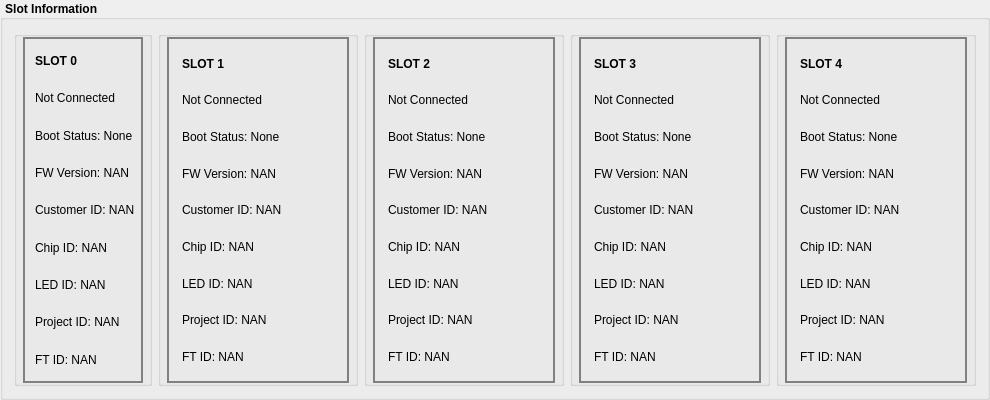
             <widget class="QGroupBox" name="InfoGroupBox">
              <property name="minimumSize">
               <size>
                <width>0</width>
                <height>400</height>
               </size>
              </property>
              <property name="styleSheet">
               <string notr="true">QGroupBox{ font-weight: bold; }</string>
              </property>
              <property name="title">
               <string> Slot Information</string>
              </property>
              <layout class="QHBoxLayout" name="horizontalLayout_2" stretch="1,1,1,1,1">
               <item>
                <widget class="QGroupBox" name="SlotGroupBox_0">
                 <property name="minimumSize">
                  <size>
                   <width>0</width>
                   <height>132</height>
                  </size>
                 </property>
                 <layout class="QVBoxLayout" name="Slot_0_Layout">
                  <property name="leftMargin">
                   <number>6</number>
                  </property>
                  <property name="topMargin">
                   <number>0</number>
                  </property>
                  <property name="rightMargin">
                   <number>6</number>
                  </property>
                  <property name="bottomMargin">
                   <number>0</number>
                  </property>
                  <item>
                   <widget class="QFrame" name="Slot_0_2">
                    <property name="styleSheet">
                     <string notr="true">.QFrame { border: 2px solid gray; }</string>
                    </property>
                    <layout class="QVBoxLayout" name="verticalLayout_5">
                     <property name="leftMargin">
                      <number>6</number>
                     </property>
                     <property name="topMargin">
                      <number>6</number>
                     </property>
                     <property name="rightMargin">
                      <number>6</number>
                     </property>
                     <property name="bottomMargin">
                      <number>6</number>
                     </property>
                     <item>
                      <widget class="QLabel" name="label_5">
                       <property name="font">
                        <font>
                         <weight>75</weight>
                         <bold>true</bold>
                        </font>
                       </property>
                       <property name="text">
                        <string>SLOT 0</string>
                       </property>
                       <property name="indent">
                        <number>4</number>
                       </property>
                      </widget>
                     </item>
                     <item>
                      <widget class="QLabel" name="label_slot_0">
                       <property name="text">
                        <string>Not Connected</string>
                       </property>
                       <property name="indent">
                        <number>4</number>
                       </property>
                      </widget>
                     </item>
                     <item>
                      <widget class="QLabel" name="label_slot_0_rom">
                       <property name="text">
                        <string>Boot Status: None</string>
                       </property>
                       <property name="indent">
                        <number>4</number>
                       </property>
                      </widget>
                     </item>
                     <item>
                      <widget class="QLabel" name="label_slot_0_fw">
                       <property name="text">
                        <string>FW Version: NAN</string>
                       </property>
                       <property name="indent">
                        <number>4</number>
                       </property>
                      </widget>
                     </item>
                     <item>
                      <widget class="QLabel" name="label_slot_0_info_1">
                       <property name="text">
                        <string>Customer ID: NAN</string>
                       </property>
                       <property name="indent">
                        <number>4</number>
                       </property>
                      </widget>
                     </item>
                     <item>
                      <widget class="QLabel" name="label_slot_0_info_2">
                       <property name="text">
                        <string>Chip ID: NAN</string>
                       </property>
                       <property name="indent">
                        <number>4</number>
                       </property>
                      </widget>
                     </item>
                     <item>
                      <widget class="QLabel" name="label_slot_0_info_3">
                       <property name="text">
                        <string>LED ID: NAN</string>
                       </property>
                       <property name="indent">
                        <number>4</number>
                       </property>
                      </widget>
                     </item>
                     <item>
                      <widget class="QLabel" name="label_slot_0_info_4">
                       <property name="text">
                        <string>Project ID: NAN</string>
                       </property>
                       <property name="indent">
                        <number>4</number>
                       </property>
                      </widget>
                     </item>
                     <item>
                      <widget class="QLabel" name="label_slot_0_info_5">
                       <property name="text">
                        <string>FT ID: NAN</string>
                       </property>
                       <property name="indent">
                        <number>4</number>
                       </property>
                      </widget>
                     </item>
                    </layout>
                   </widget>
                  </item>
                 </layout>
                </widget>
               </item>
               <item>
                <widget class="QGroupBox" name="SlotGroupBox_1">
                 <property name="sizePolicy">
                  <sizepolicy hsizetype="Preferred" vsizetype="Preferred">
                   <horstretch>0</horstretch>
                   <verstretch>0</verstretch>
                  </sizepolicy>
                 </property>
                 <property name="minimumSize">
                  <size>
                   <width>0</width>
                   <height>132</height>
                  </size>
                 </property>
                 <property name="title">
                  <string/>
                 </property>
                 <layout class="QVBoxLayout" name="Slot_1_Layout" stretch="0">
                  <property name="spacing">
                   <number>4</number>
                  </property>
                  <property name="leftMargin">
                   <number>6</number>
                  </property>
                  <property name="topMargin">
                   <number>0</number>
                  </property>
                  <property name="rightMargin">
                   <number>6</number>
                  </property>
                  <property name="bottomMargin">
                   <number>0</number>
                  </property>
                  <item>
                   <widget class="QFrame" name="Slot_1_2">
                    <property name="minimumSize">
                     <size>
                      <width>0</width>
                      <height>60</height>
                     </size>
                    </property>
                    <property name="styleSheet">
                     <string notr="true">.QFrame { border: 2px solid gray; }</string>
                    </property>
                    <property name="frameShape">
                     <enum>QFrame::NoFrame</enum>
                    </property>
                    <property name="frameShadow">
                     <enum>QFrame::Plain</enum>
                    </property>
                    <layout class="QVBoxLayout" name="verticalLayout_14">
                     <item>
                      <widget class="QLabel" name="label_16">
                       <property name="font">
                        <font>
                         <weight>75</weight>
                         <bold>true</bold>
                        </font>
                       </property>
                       <property name="text">
                        <string>SLOT 1</string>
                       </property>
                       <property name="indent">
                        <number>4</number>
                       </property>
                      </widget>
                     </item>
                     <item>
                      <widget class="QLabel" name="label_slot_1">
                       <property name="minimumSize">
                        <size>
                         <width>160</width>
                         <height>0</height>
                        </size>
                       </property>
                       <property name="text">
                        <string>Not Connected</string>
                       </property>
                       <property name="margin">
                        <number>0</number>
                       </property>
                       <property name="indent">
                        <number>4</number>
                       </property>
                      </widget>
                     </item>
                     <item>
                      <widget class="QLabel" name="label_slot_1_rom">
                       <property name="text">
                        <string>Boot Status: None</string>
                       </property>
                       <property name="indent">
                        <number>4</number>
                       </property>
                      </widget>
                     </item>
                     <item>
                      <widget class="QLabel" name="label_slot_1_fw">
                       <property name="text">
                        <string>FW Version: NAN</string>
                       </property>
                       <property name="indent">
                        <number>4</number>
                       </property>
                      </widget>
                     </item>
                     <item>
                      <widget class="QLabel" name="label_slot_1_info_1">
                       <property name="text">
                        <string>Customer ID: NAN</string>
                       </property>
                       <property name="margin">
                        <number>0</number>
                       </property>
                       <property name="indent">
                        <number>4</number>
                       </property>
                      </widget>
                     </item>
                     <item>
                      <widget class="QLabel" name="label_slot_1_info_2">
                       <property name="text">
                        <string>Chip ID: NAN</string>
                       </property>
                       <property name="margin">
                        <number>0</number>
                       </property>
                       <property name="indent">
                        <number>4</number>
                       </property>
                      </widget>
                     </item>
                     <item>
                      <widget class="QLabel" name="label_slot_1_info_3">
                       <property name="text">
                        <string>LED ID: NAN</string>
                       </property>
                       <property name="margin">
                        <number>0</number>
                       </property>
                       <property name="indent">
                        <number>4</number>
                       </property>
                      </widget>
                     </item>
                     <item>
                      <widget class="QLabel" name="label_slot_1_info_4">
                       <property name="text">
                        <string>Project ID: NAN</string>
                       </property>
                       <property name="margin">
                        <number>0</number>
                       </property>
                       <property name="indent">
                        <number>4</number>
                       </property>
                      </widget>
                     </item>
                     <item>
                      <widget class="QLabel" name="label_slot_1_info_5">
                       <property name="text">
                        <string>FT ID: NAN</string>
                       </property>
                       <property name="margin">
                        <number>0</number>
                       </property>
                       <property name="indent">
                        <number>4</number>
                       </property>
                      </widget>
                     </item>
                    </layout>
                   </widget>
                  </item>
                 </layout>
                </widget>
               </item>
               <item>
                <widget class="QGroupBox" name="SlotGroupBox_2">
                 <property name="minimumSize">
                  <size>
                   <width>0</width>
                   <height>132</height>
                  </size>
                 </property>
                 <property name="title">
                  <string/>
                 </property>
                 <layout class="QVBoxLayout" name="Slot_2_Layout" stretch="0">
                  <property name="spacing">
                   <number>4</number>
                  </property>
                  <property name="leftMargin">
                   <number>6</number>
                  </property>
                  <property name="topMargin">
                   <number>0</number>
                  </property>
                  <property name="rightMargin">
                   <number>6</number>
                  </property>
                  <property name="bottomMargin">
                   <number>0</number>
                  </property>
                  <item>
                   <widget class="QFrame" name="Slot_2_2">
                    <property name="minimumSize">
                     <size>
                      <width>0</width>
                      <height>60</height>
                     </size>
                    </property>
                    <property name="styleSheet">
                     <string notr="true">.QFrame { border: 2px solid gray; }</string>
                    </property>
                    <property name="frameShape">
                     <enum>QFrame::Box</enum>
                    </property>
                    <property name="frameShadow">
                     <enum>QFrame::Sunken</enum>
                    </property>
                    <layout class="QVBoxLayout" name="verticalLayout_13">
                     <item>
                      <widget class="QLabel" name="label_18">
                       <property name="font">
                        <font>
                         <weight>75</weight>
                         <bold>true</bold>
                        </font>
                       </property>
                       <property name="text">
                        <string>SLOT 2</string>
                       </property>
                       <property name="indent">
                        <number>4</number>
                       </property>
                      </widget>
                     </item>
                     <item>
                      <widget class="QLabel" name="label_slot_2">
                       <property name="minimumSize">
                        <size>
                         <width>160</width>
                         <height>0</height>
                        </size>
                       </property>
                       <property name="text">
                        <string>Not Connected</string>
                       </property>
                       <property name="margin">
                        <number>0</number>
                       </property>
                       <property name="indent">
                        <number>4</number>
                       </property>
                      </widget>
                     </item>
                     <item>
                      <widget class="QLabel" name="label_slot_2_rom">
                       <property name="text">
                        <string>Boot Status: None</string>
                       </property>
                       <property name="indent">
                        <number>4</number>
                       </property>
                      </widget>
                     </item>
                     <item>
                      <widget class="QLabel" name="label_slot_2_fw">
                       <property name="text">
                        <string>FW Version: NAN</string>
                       </property>
                       <property name="indent">
                        <number>4</number>
                       </property>
                      </widget>
                     </item>
                     <item>
                      <widget class="QLabel" name="label_slot_2_info_1">
                       <property name="text">
                        <string>Customer ID: NAN</string>
                       </property>
                       <property name="margin">
                        <number>0</number>
                       </property>
                       <property name="indent">
                        <number>4</number>
                       </property>
                      </widget>
                     </item>
                     <item>
                      <widget class="QLabel" name="label_slot_2_info_2">
                       <property name="text">
                        <string>Chip ID: NAN</string>
                       </property>
                       <property name="margin">
                        <number>0</number>
                       </property>
                       <property name="indent">
                        <number>4</number>
                       </property>
                      </widget>
                     </item>
                     <item>
                      <widget class="QLabel" name="label_slot_2_info_3">
                       <property name="text">
                        <string>LED ID: NAN</string>
                       </property>
                       <property name="margin">
                        <number>0</number>
                       </property>
                       <property name="indent">
                        <number>4</number>
                       </property>
                      </widget>
                     </item>
                     <item>
                      <widget class="QLabel" name="label_slot_2_info_4">
                       <property name="text">
                        <string>Project ID: NAN</string>
                       </property>
                       <property name="margin">
                        <number>0</number>
                       </property>
                       <property name="indent">
                        <number>4</number>
                       </property>
                      </widget>
                     </item>
                     <item>
                      <widget class="QLabel" name="label_slot_2_info_5">
                       <property name="lineWidth">
                        <number>2</number>
                       </property>
                       <property name="midLineWidth">
                        <number>1</number>
                       </property>
                       <property name="text">
                        <string>FT ID: NAN</string>
                       </property>
                       <property name="margin">
                        <number>0</number>
                       </property>
                       <property name="indent">
                        <number>4</number>
                       </property>
                      </widget>
                     </item>
                    </layout>
                   </widget>
                  </item>
                 </layout>
                </widget>
               </item>
               <item>
                <widget class="QGroupBox" name="SlotGroupBox_3">
                 <property name="minimumSize">
                  <size>
                   <width>0</width>
                   <height>132</height>
                  </size>
                 </property>
                 <property name="title">
                  <string/>
                 </property>
                 <property name="alignment">
                  <set>Qt::AlignBottom|Qt::AlignLeading|Qt::AlignLeft</set>
                 </property>
                 <layout class="QVBoxLayout" name="Slot_3_Layout" stretch="0">
                  <property name="spacing">
                   <number>4</number>
                  </property>
                  <property name="leftMargin">
                   <number>6</number>
                  </property>
                  <property name="topMargin">
                   <number>0</number>
                  </property>
                  <property name="rightMargin">
                   <number>6</number>
                  </property>
                  <property name="bottomMargin">
                   <number>0</number>
                  </property>
                  <item>
                   <widget class="QFrame" name="Slot_3_2">
                    <property name="minimumSize">
                     <size>
                      <width>0</width>
                      <height>60</height>
                     </size>
                    </property>
                    <property name="styleSheet">
                     <string notr="true">.QFrame { border: 2px solid gray; }</string>
                    </property>
                    <property name="frameShape">
                     <enum>QFrame::NoFrame</enum>
                    </property>
                    <property name="frameShadow">
                     <enum>QFrame::Plain</enum>
                    </property>
                    <layout class="QVBoxLayout" name="verticalLayout_10">
                     <item>
                      <widget class="QLabel" name="label_19">
                       <property name="font">
                        <font>
                         <weight>75</weight>
                         <bold>true</bold>
                        </font>
                       </property>
                       <property name="text">
                        <string>SLOT 3</string>
                       </property>
                       <property name="indent">
                        <number>4</number>
                       </property>
                      </widget>
                     </item>
                     <item>
                      <widget class="QLabel" name="label_slot_3">
                       <property name="minimumSize">
                        <size>
                         <width>160</width>
                         <height>0</height>
                        </size>
                       </property>
                       <property name="text">
                        <string>Not Connected</string>
                       </property>
                       <property name="margin">
                        <number>0</number>
                       </property>
                       <property name="indent">
                        <number>4</number>
                       </property>
                      </widget>
                     </item>
                     <item>
                      <widget class="QLabel" name="label_slot_3_rom">
                       <property name="text">
                        <string>Boot Status: None</string>
                       </property>
                       <property name="indent">
                        <number>4</number>
                       </property>
                      </widget>
                     </item>
                     <item>
                      <widget class="QLabel" name="label_slot_3_fw">
                       <property name="text">
                        <string>FW Version: NAN</string>
                       </property>
                       <property name="indent">
                        <number>4</number>
                       </property>
                      </widget>
                     </item>
                     <item>
                      <widget class="QLabel" name="label_slot_3_info_1">
                       <property name="text">
                        <string>Customer ID: NAN</string>
                       </property>
                       <property name="margin">
                        <number>0</number>
                       </property>
                       <property name="indent">
                        <number>4</number>
                       </property>
                      </widget>
                     </item>
                     <item>
                      <widget class="QLabel" name="label_slot_3_info_2">
                       <property name="text">
                        <string>Chip ID: NAN</string>
                       </property>
                       <property name="margin">
                        <number>0</number>
                       </property>
                       <property name="indent">
                        <number>4</number>
                       </property>
                      </widget>
                     </item>
                     <item>
                      <widget class="QLabel" name="label_slot_3_info_3">
                       <property name="text">
                        <string>LED ID: NAN</string>
                       </property>
                       <property name="margin">
                        <number>0</number>
                       </property>
                       <property name="indent">
                        <number>4</number>
                       </property>
                      </widget>
                     </item>
                     <item>
                      <widget class="QLabel" name="label_slot_3_info_4">
                       <property name="text">
                        <string>Project ID: NAN</string>
                       </property>
                       <property name="margin">
                        <number>0</number>
                       </property>
                       <property name="indent">
                        <number>4</number>
                       </property>
                      </widget>
                     </item>
                     <item>
                      <widget class="QLabel" name="label_slot_3_info_5">
                       <property name="text">
                        <string>FT ID: NAN</string>
                       </property>
                       <property name="margin">
                        <number>0</number>
                       </property>
                       <property name="indent">
                        <number>4</number>
                       </property>
                      </widget>
                     </item>
                    </layout>
                   </widget>
                  </item>
                 </layout>
                </widget>
               </item>
               <item>
                <widget class="QGroupBox" name="SlotGroupBox_4">
                 <property name="minimumSize">
                  <size>
                   <width>0</width>
                   <height>132</height>
                  </size>
                 </property>
                 <property name="title">
                  <string/>
                 </property>
                 <property name="alignment">
                  <set>Qt::AlignBottom|Qt::AlignLeading|Qt::AlignLeft</set>
                 </property>
                 <property name="flat">
                  <bool>false</bool>
                 </property>
                 <property name="checkable">
                  <bool>false</bool>
                 </property>
                 <layout class="QVBoxLayout" name="Slot_4_Layout" stretch="0">
                  <property name="spacing">
                   <number>4</number>
                  </property>
                  <property name="sizeConstraint">
                   <enum>QLayout::SetDefaultConstraint</enum>
                  </property>
                  <property name="leftMargin">
                   <number>6</number>
                  </property>
                  <property name="topMargin">
                   <number>0</number>
                  </property>
                  <property name="rightMargin">
                   <number>6</number>
                  </property>
                  <property name="bottomMargin">
                   <number>0</number>
                  </property>
                  <item>
                   <widget class="QFrame" name="Slot_4_2">
                    <property name="minimumSize">
                     <size>
                      <width>0</width>
                      <height>60</height>
                     </size>
                    </property>
                    <property name="styleSheet">
                     <string notr="true">.QFrame { border: 2px solid gray; }</string>
                    </property>
                    <property name="frameShape">
                     <enum>QFrame::NoFrame</enum>
                    </property>
                    <property name="frameShadow">
                     <enum>QFrame::Plain</enum>
                    </property>
                    <layout class="QVBoxLayout" name="verticalLayout_8">
                     <item>
                      <widget class="QLabel" name="label_22">
                       <property name="font">
                        <font>
                         <weight>75</weight>
                         <bold>true</bold>
                        </font>
                       </property>
                       <property name="text">
                        <string>SLOT 4</string>
                       </property>
                       <property name="indent">
                        <number>4</number>
                       </property>
                      </widget>
                     </item>
                     <item>
                      <widget class="QLabel" name="label_slot_4">
                       <property name="minimumSize">
                        <size>
                         <width>160</width>
                         <height>0</height>
                        </size>
                       </property>
                       <property name="text">
                        <string>Not Connected</string>
                       </property>
                       <property name="margin">
                        <number>0</number>
                       </property>
                       <property name="indent">
                        <number>4</number>
                       </property>
                      </widget>
                     </item>
                     <item>
                      <widget class="QLabel" name="label_slot_4_rom">
                       <property name="text">
                        <string>Boot Status: None</string>
                       </property>
                       <property name="indent">
                        <number>4</number>
                       </property>
                      </widget>
                     </item>
                     <item>
                      <widget class="QLabel" name="label_slot_4_fw">
                       <property name="text">
                        <string>FW Version: NAN</string>
                       </property>
                       <property name="indent">
                        <number>4</number>
                       </property>
                      </widget>
                     </item>
                     <item>
                      <widget class="QLabel" name="label_slot_4_info_1">
                       <property name="text">
                        <string>Customer ID: NAN</string>
                       </property>
                       <property name="margin">
                        <number>0</number>
                       </property>
                       <property name="indent">
                        <number>4</number>
                       </property>
                      </widget>
                     </item>
                     <item>
                      <widget class="QLabel" name="label_slot_4_info_2">
                       <property name="text">
                        <string>Chip ID: NAN</string>
                       </property>
                       <property name="margin">
                        <number>0</number>
                       </property>
                       <property name="indent">
                        <number>4</number>
                       </property>
                      </widget>
                     </item>
                     <item>
                      <widget class="QLabel" name="label_slot_4_info_3">
                       <property name="text">
                        <string>LED ID: NAN</string>
                       </property>
                       <property name="margin">
                        <number>0</number>
                       </property>
                       <property name="indent">
                        <number>4</number>
                       </property>
                      </widget>
                     </item>
                     <item>
                      <widget class="QLabel" name="label_slot_4_info_4">
                       <property name="text">
                        <string>Project ID: NAN</string>
                       </property>
                       <property name="margin">
                        <number>0</number>
                       </property>
                       <property name="indent">
                        <number>4</number>
                       </property>
                      </widget>
                     </item>
                     <item>
                      <widget class="QLabel" name="label_slot_4_info_5">
                       <property name="text">
                        <string>FT ID: NAN</string>
                       </property>
                       <property name="margin">
                        <number>0</number>
                       </property>
                       <property name="indent">
                        <number>4</number>
                       </property>
                      </widget>
                     </item>
                    </layout>
                   </widget>
                  </item>
                 </layout>
                </widget>
               </item>
              </layout>
             </widget>
